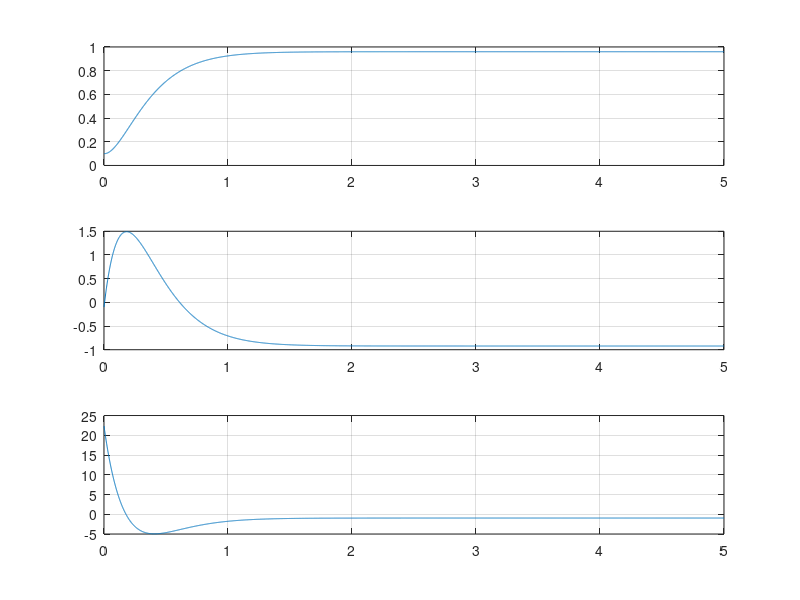

Source code (MATLAB):
% Control backstepping del sistema
%     x1p = x1*x1 + x2
%     x2p = x1 + u
% Valores de convergencia  x1ast, x2ast=-x1ast^2, uast=-x1ast

clear;
clc;
close all;

k1 = input('k1: ');
k2 = input('k2: ');
ti = 0;   dt = 0.001;   tf = 5;
x1ast = 1;
x2ast = -x1ast*x1ast;
uast = -x1ast;
x1 =  0.1;
x2 = -0.1;
k = 1;
for tt = ti:dt:tf
  xx1(k,1) = x1;
  xx2(k,1) = x2;
  % u = -2*x1^3 - (k1+k2)*x1^2 - (k1+k2)*x2 - k1*k2*x1 - 2*x1*x2;
  u = uast -x1 -(2*x1+k1)*(x1*x1+x2) - k2*(x2-x2ast) - k2*(x1*x1 - x1ast*x1ast) - k1*k2*(x1-x1ast); 
  uu(k,1) = u;
  t(k,1) = tt;
  x1p = x1*x1 + x2;
  x2p = x1 + u;
  x1 = x1 + x1p*dt;
  x2 = x2 + x2p*dt;
  k = k + 1;  
end
figure(1);
subplot(3,1,1);   plot(t,xx1);    grid;
subplot(3,1,2);   plot(t,xx2);    grid;
subplot(3,1,3);   plot(t,uu);     grid;

